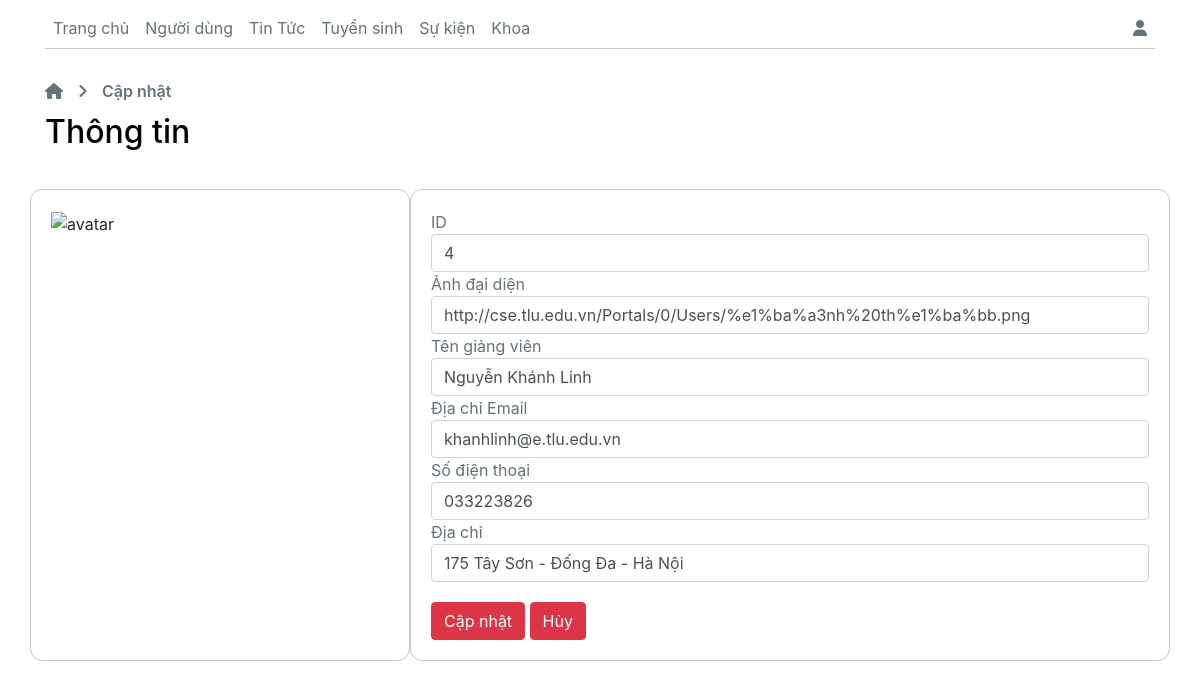
Screenshot of /BTL_WebProject/login_page/edit_user.php?id=4 with the database file from the repository.
### tables this page shows
CREATE TABLE `can_bo` (
  `id` int(15) NOT NULL,
  `avatar` varchar(255) DEFAULT NULL,
  `fullname` varchar(255) DEFAULT NULL,
  `email` varchar(255) DEFAULT NULL,
  `phone_number` varchar(20) DEFAULT NULL,
  `address` text DEFAULT NULL,
  `id_don_vi` int(15) DEFAULT NULL,
  `id_chuc_vu` int(15) DEFAULT NULL,
  `id_admin` int(15) DEFAULT NULL
);

### BTL_WebProject/login_page/edit_user.php (the view, shortened to what this page needs)
<!DOCTYPE html>
<html lang="en">
<head>
    <link rel="stylesheet" href="https://stackpath.bootstrapcdn.com/bootstrap/4.3.1/css/bootstrap.min.css">
    <link rel="stylesheet" href="./assets/style_admin.css">
    <link rel="stylesheet" href="./assets/style_info.css">
</head>
<?php
include("./assets/config/connect-tlu.php");
?>
<body>
    <?php
    include("./assets/template/header_teamplate.php");
    ?>
    <div class="wrapper">
        <div class="container">
            <div class="header-main">
                <i class="fas fa-home"></i> <i class="fas fa-angle-right" style="padding: 0 10px;"></i> <span>Cập nhật</span>
                <h2>Thông tin</h2>
            </div>
            <?php
            $id_edit = $_GET['id'];
            $sql = "SELECT * FROM can_bo WHERE id = '$id_edit'";
            $result = mysqli_query($conn, $sql);
            while ($row = mysqli_fetch_assoc($result)) {
                $id_edit = $row['id'];
                $avatar =  $row['avatar'];
                $fullname =  $row['fullname'];
                $email =  $row['email'];
                $phone_number = $row['phone_number'];
                $address = $row['address'];
            }
            ?>
            <div class="row">
                <div class="col-sm-4 bd-rd">
                    <div class="card-body">
                        <img src="<?php echo $avatar ?>" alt="avatar" style="width: 100%;">
                    </div>
                </div>
                <div class="col-sm-8 bd-rd">
                    <div class="card-body">
                        <form method="POST" role="form" id="form_Signin" action="./user-manager/edit_info_user.php">
                            <div class="form-id">
                                <span for="form-id" class="f-right">ID</span>
                                <input type="text" class="form-control f-n" name="id" value="<?php echo $id_edit ?>">
                            </div>
                            <div class="form-avatar">
                                <span for="form-avatar" class="f-right">Ảnh đại diện</span>
                                <input type="text" class="form-control f-n" name="avatar" value="<?php echo $avatar ?>">
                            </div>
                            <div class="form-fullname">
                                <span for="form-fullname" class="f-right">Tên giảng viên</span>
                                <input type="text" class="form-control f-n" name="fullname" value="<?php echo $fullname ?>">
                            </div>
                            <div class="form-email">
                                <span for="form-email" class="f-right">Địa chỉ Email</span>
                                <input type="email" class="form-control f-m" name="email" value="<?php echo $email ?>">
                            </div>
                            <div class="form-phone">
                                <span for="form-phone" class="f-right">Số điện thoại</span>
                                <input type="text" class="form-control f-m" name="phone_number" value="<?php echo $phone_number ?>">
                            </div>
                            <div class="form-address">
                                <span for="form-address" class="f-right">Địa chỉ</span>
                                <input type="text" class="form-control f-m" name="address" value="<?php echo $address ?>">
                            </div>
                            <button class="btn btn-danger f-bot" id="submit_edit" name="submit_edit" style="margin-top: 20px;">Cập nhật</button>
                            <a href="./news.php" class="btn btn-danger f-bot" style="margin-top: 20px;">Hủy</a>
                        </form>
                    </div>
                </div>
            </div>
        </div>
    </div>
</body>
</html>

### BTL_WebProject/login_page/assets/style_admin.css (style rules this page uses)
* { padding: 0; margin: 0; box-sizing: border-box; }
.card-body { padding: 20px; height: 100%; }
span { color: #647279; }
.bd-rd { border: 1px solid #647279; border-radius: 12px; padding: 0; }
.header-main { padding: 30px 30px 30px 0; color: #647279; }
.header-main span { font-weight: 600; }
.header-main h2 { margin-top: 10px; color: black; }
.bd-rd { border: 1px solid rgb(201, 199, 199); border-radius: 12px; padding: 0; }

### rows the page displays
can_bo: id "4", avatar "http://cse.tlu.edu.vn/Portals/0/Users/%e1%ba%a3nh%20th%e1%ba%bb.png", fullname "Nguyễn Khánh Linh", email "khanhlinh@e.tlu.edu.vn", phone_number "033223826", address "175 Tây Sơn - Đống Đa - Hà Nội"
